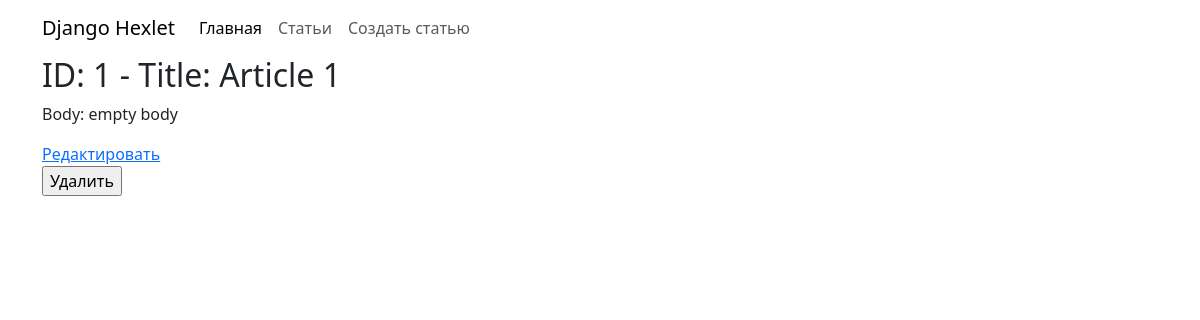
/articles/1/, run on the app's committed database.
### hexlet_django_blog/article/models.py (models this page shows, shortened)
class Article(models.Model):
    name = models.CharField(max_length=200)
    body = models.TextField()
    created_at = models.DateTimeField(auto_now_add=True)
    updated_at = models.DateTimeField(auto_now=True)

### hexlet_django_blog/article/views.py (the view)
# urls.py: path("<int:id>/", ArticleView.as_view(), name="article"),
class ArticleView(View):
    def get(self, request, *args, **kwargs):
        article = get_object_or_404(Article, id=kwargs["id"])
        return render(request, "articles/show.html", context={"article": article})

### hexlet_django_blog/templates/articles/show.html (shortened to what this page needs)
{% extends "base.html" %}
{% block content %}
    <h2>ID: {{ article.id }} - Title: {{ article.name }}</h2>
    <p>Body: {{ article.body|slice:":200" }}</p>
    <a href="{% url 'edit_article' id=article.id %}">Редактировать</a>
    <form action="{% url 'article_delete' article.id %}" method="post">
    <input type="submit" value="Удалить">
</form>
{% endblock %}

### data on the page
Article: id "1", name "Article 1", body "empty body"
